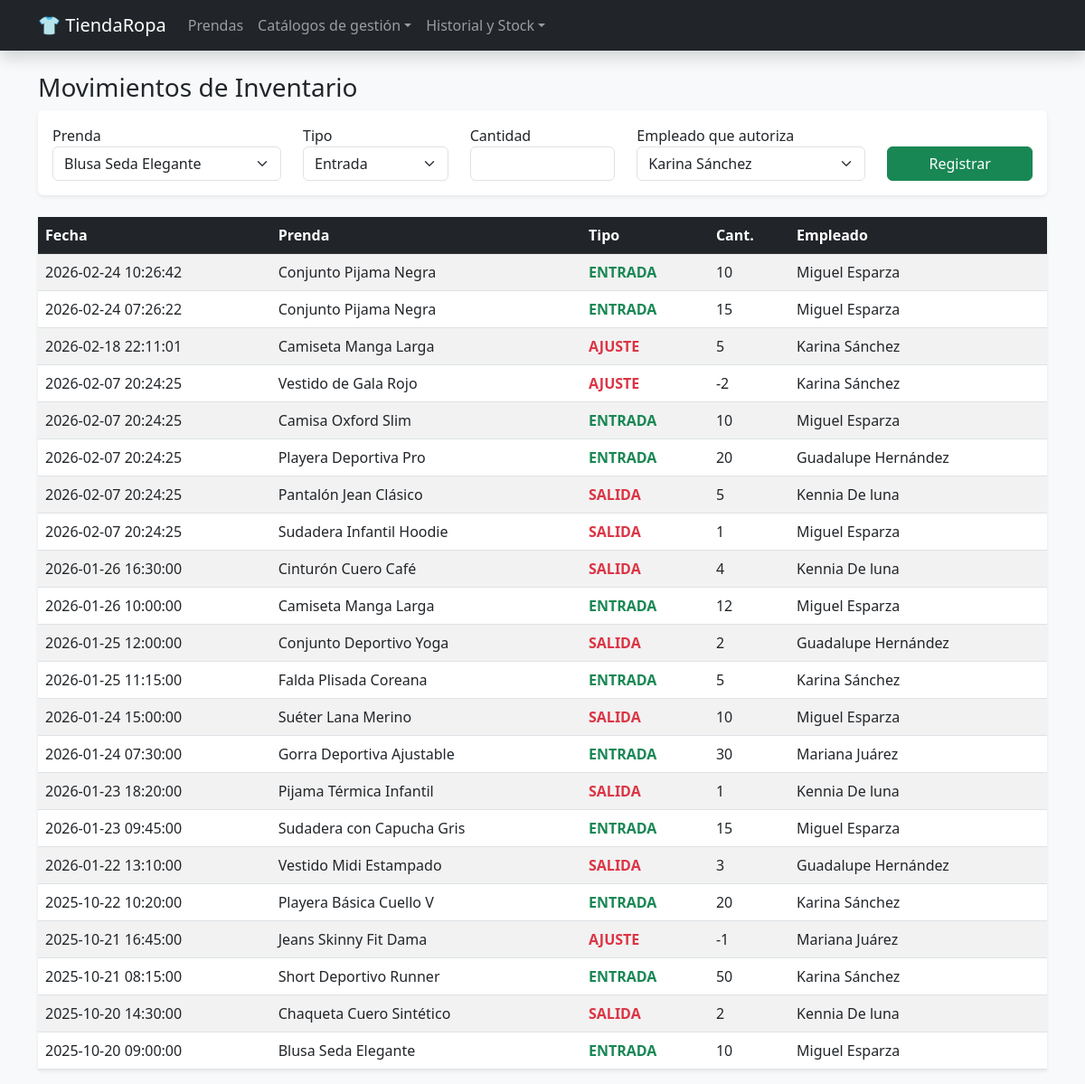
/tienda_ropa/movimientos.php, run on the app's committed database.
### tables this page shows
CREATE TABLE `movimiento_stock` (
  `id_movimiento` int(11) NOT NULL,
  `fecha` datetime DEFAULT current_timestamp(),
  `tipo_movimiento` varchar(10) NOT NULL,
  `cantidad` int(11) NOT NULL,
  `id_prenda` int(11) NOT NULL,
  `id_empleado` int(11) NOT NULL
);

CREATE TABLE `prenda` (
  `id_prenda` int(11) NOT NULL,
  `nombre` varchar(100) NOT NULL,
  `precio` decimal(10,2) NOT NULL,
  `stock_actual` int(11) DEFAULT 0,
  `id_categoria` int(11) NOT NULL,
  `id_talla` int(11) NOT NULL,
  `id_color` int(11) NOT NULL
);

CREATE TABLE `empleado` (
  `id_empleado` int(11) NOT NULL,
  `nombre` varchar(100) NOT NULL,
  `puesto` varchar(20) NOT NULL
);

### tienda_ropa/movimientos.php (the view, shortened to what this page needs)
<?php
include 'db.php';
?>
<!DOCTYPE html>
<html lang="es">
<head>
    <link href="https://cdn.jsdelivr.net/npm/bootstrap@5.3.0/dist/css/bootstrap.min.css" rel="stylesheet">
</head>
<body class="bg-light">
    <?php include 'header.php'; ?>
    <div class="container">
        <h3>Movimientos de Inventario</h3>
        <div class="card mb-4 shadow-sm border-0">
            <form class="card-body row" method="POST">
                <div class="col-md-3">
                    <label>Prenda</label>
                    <select name="prenda" class="form-select">
                        <?php $ps = $conn->query("SELECT id_prenda, nombre FROM prenda");
                              while($p = $ps->fetch()) echo "<option value='{$p['id_prenda']}'>{$p['nombre']}</option>"; ?>
                    </select>
                </div>
                <div class="col-md-2">
                    <label>Tipo</label>
                    <select name="tipo" class="form-select">
                        <option value="entrada">Entrada</option>
                    </select>
                </div>
                <div class="col-md-2">
                    <label>Cantidad</label>
                    <input type="number" name="cant" class="form-control" required>
                </div>
                <div class="col-md-3">
                    <label>Empleado que autoriza</label>
                    <select name="emp" class="form-select">
                        <?php $es = $conn->query("SELECT id_empleado, nombre FROM empleado");
                              while($e = $es->fetch()) echo "<option value='{$e['id_empleado']}'>{$e['nombre']}</option>"; ?>
                    </select>
                </div>
                <div class="col-md-2 d-flex align-items-end">
                    <button name="registrar_mov" class="btn btn-success w-100">Registrar</button>
                </div>
            </form>
        </div>
        <table class="table table-striped bg-white shadow-sm">
            <thead class="table-dark">
                <tr><th>Fecha</th><th>Prenda</th><th>Tipo</th><th>Cant.</th><th>Empleado</th></tr>
            </thead>
            <tbody>
                <?php
                $sql = "SELECT m.*, p.nombre as p_nom, e.nombre as e_nom FROM movimiento_stock m
                        JOIN prenda p ON m.id_prenda = p.id_prenda
                        JOIN empleado e ON m.id_empleado = e.id_empleado ORDER BY fecha DESC";
                $res = $conn->query($sql);
                while($row = $res->fetch()){
                    $clase = ($row['tipo_movimiento'] == 'entrada') ? 'text-success' : 'text-danger';
                    echo "<tr>
                            <td>{$row['fecha']}</td>
                            <td>{$row['p_nom']}</td>
                            <td class='fw-bold $clase'>".strtoupper($row['tipo_movimiento'])."</td>
                            <td>{$row['cantidad']}</td>
                            <td>{$row['e_nom']}</td>
                          </tr>";
                }
                ?>
            </tbody>
        </table>
    </div>
</body>
</html>

### data on the page
movimiento_stock: fecha "2026-02-24 10:26:42", id_prenda.nombre "Conjunto Pijama Negra", tipo_movimiento "ENTRADA", cantidad "10", id_empleado.nombre "Miguel Esparza"
movimiento_stock: fecha "2026-02-24 07:26:22", id_prenda.nombre "Conjunto Pijama Negra", tipo_movimiento "ENTRADA", cantidad "15", id_empleado.nombre "Miguel Esparza"
movimiento_stock: fecha "2026-02-18 22:11:01", id_prenda.nombre "Camiseta Manga Larga", tipo_movimiento "AJUSTE", cantidad "5", id_empleado.nombre "Karina Sánchez"
movimiento_stock: fecha "2026-02-07 20:24:25", id_prenda.nombre "Vestido de Gala Rojo", tipo_movimiento "AJUSTE", cantidad "-2", id_empleado.nombre "Karina Sánchez"
movimiento_stock: fecha "2026-02-07 20:24:25", id_prenda.nombre "Camisa Oxford Slim", tipo_movimiento "ENTRADA", cantidad "10", id_empleado.nombre "Miguel Esparza"
movimiento_stock: fecha "2026-02-07 20:24:25", id_prenda.nombre "Playera Deportiva Pro", tipo_movimiento "ENTRADA", cantidad "20", id_empleado.nombre "Guadalupe Hernández"
movimiento_stock: fecha "2026-02-07 20:24:25", id_prenda.nombre "Pantalón Jean Clásico", tipo_movimiento "SALIDA", cantidad "5", id_empleado.nombre "Kennia De luna"
movimiento_stock: fecha "2026-02-07 20:24:25", id_prenda.nombre "Sudadera Infantil Hoodie", tipo_movimiento "SALIDA", cantidad "1", id_empleado.nombre "Miguel Esparza"
movimiento_stock: fecha "2026-01-26 16:30:00", id_prenda.nombre "Cinturón Cuero Café", tipo_movimiento "SALIDA", cantidad "4", id_empleado.nombre "Kennia De luna"
movimiento_stock: fecha "2026-01-26 10:00:00", id_prenda.nombre "Camiseta Manga Larga", tipo_movimiento "ENTRADA", cantidad "12", id_empleado.nombre "Miguel Esparza"
movimiento_stock: fecha "2026-01-25 12:00:00", id_prenda.nombre "Conjunto Deportivo Yoga", tipo_movimiento "SALIDA", cantidad "2", id_empleado.nombre "Guadalupe Hernández"
movimiento_stock: fecha "2026-01-25 11:15:00", id_prenda.nombre "Falda Plisada Coreana", tipo_movimiento "ENTRADA", cantidad "5", id_empleado.nombre "Karina Sánchez"
movimiento_stock: fecha "2026-01-24 15:00:00", id_prenda.nombre "Suéter Lana Merino", tipo_movimiento "SALIDA", cantidad "10", id_empleado.nombre "Miguel Esparza"
movimiento_stock: fecha "2026-01-24 07:30:00", id_prenda.nombre "Gorra Deportiva Ajustable", tipo_movimiento "ENTRADA", cantidad "30", id_empleado.nombre "Mariana Juárez"
movimiento_stock: fecha "2026-01-23 18:20:00", id_prenda.nombre "Pijama Térmica Infantil", tipo_movimiento "SALIDA", cantidad "1", id_empleado.nombre "Kennia De luna"
movimiento_stock: fecha "2026-01-23 09:45:00", id_prenda.nombre "Sudadera con Capucha Gris", tipo_movimiento "ENTRADA", cantidad "15", id_empleado.nombre "Miguel Esparza"
movimiento_stock: fecha "2026-01-22 13:10:00", id_prenda.nombre "Vestido Midi Estampado", tipo_movimiento "SALIDA", cantidad "3", id_empleado.nombre "Guadalupe Hernández"
movimiento_stock: fecha "2025-10-22 10:20:00", id_prenda.nombre "Playera Básica Cuello V", tipo_movimiento "ENTRADA", cantidad "20", id_empleado.nombre "Karina Sánchez"
movimiento_stock: fecha "2025-10-21 16:45:00", id_prenda.nombre "Jeans Skinny Fit Dama", tipo_movimiento "AJUSTE", cantidad "-1", id_empleado.nombre "Mariana Juárez"
movimiento_stock: fecha "2025-10-21 08:15:00", id_prenda.nombre "Short Deportivo Runner", tipo_movimiento "ENTRADA", cantidad "50", id_empleado.nombre "Karina Sánchez"
movimiento_stock: fecha "2025-10-20 14:30:00", id_prenda.nombre "Chaqueta Cuero Sintético", tipo_movimiento "SALIDA", cantidad "2", id_empleado.nombre "Kennia De luna"
movimiento_stock: fecha "2025-10-20 09:00:00", id_prenda.nombre "Blusa Seda Elegante", tipo_movimiento "ENTRADA", cantidad "10", id_empleado.nombre "Miguel Esparza"

### other printed values
form field prenda "Blusa Seda Elegante"
form field emp "Karina Sánchez"
